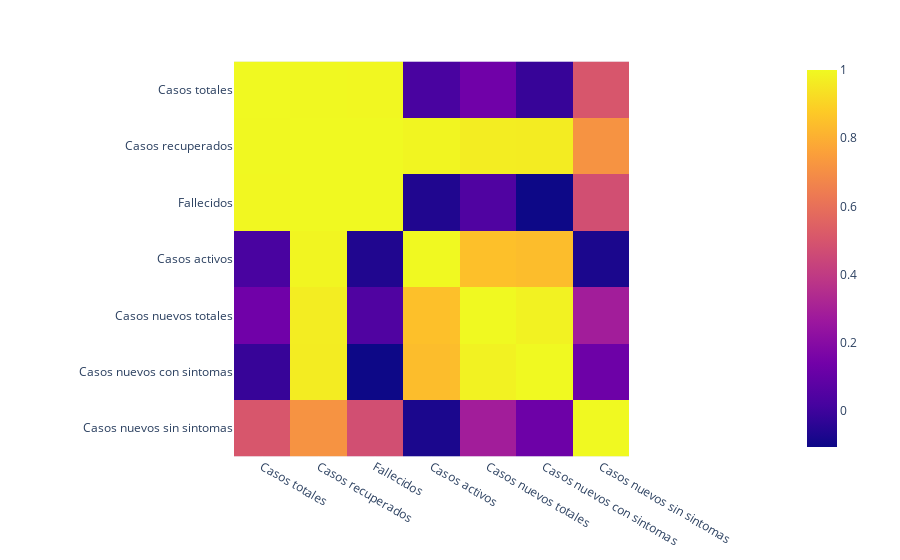

Here is the notebook cell this chart was saved with:
### Code cell
#Checking for data correlations

correlations = df[['Casos totales',
                   'Casos recuperados',
                   'Fallecidos',
                   'Casos activos',
                   'Casos nuevos totales',
                  'Casos nuevos con sintomas',
                  'Casos nuevos sin sintomas']].corr()
                   
px.imshow(correlations)

### Figure 1 — Plotly figure (JSON) as saved in the notebook; plotly's stock layout.template omitted (floating-point values rounded to 4 significant figures)
{"data": [{"coloraxis": "coloraxis", "hovertemplate": "x: %{x}<br>y: %{y}<br>color: %{z}<extra></extra>", "name": "0", "type": "heatmap", "x": ["Casos totales", "Casos recuperados", "Fallecidos", "Casos activos", "Casos nuevos totales", "Casos nuevos con sintomas", "Casos nuevos sin sintomas"], "xaxis": "x", "y": ["Casos totales", "Casos recuperados", "Fallecidos", "Casos activos", "Casos nuevos totales", "Casos nuevos con sintomas", "Casos nuevos sin sintomas"], "yaxis": "y", "z": [[1, 0.9968, 0.9943, 0.02548, 0.1351, -0.01549, 0.5047], [0.9968, 1, 0.9988, 0.9899, 0.9676, 0.9673, 0.7149], [0.9943, 0.9988, 1, -0.06496, 0.04473, -0.1049, 0.4769], [0.02548, 0.9899, -0.06496, 1, 0.8501, 0.84, -0.07559], [0.1351, 0.9676, 0.04473, 0.8501, 1, 0.9816, 0.286], [-0.01549, 0.9673, -0.1049, 0.84, 0.9816, 1, 0.1253], [0.5047, 0.7149, 0.4769, -0.07559, 0.286, 0.1253, 1]]}], "layout": {"coloraxis": {"colorscale": [[0, "#0d0887"], [0.1111, "#46039f"], [0.2222, "#7201a8"], [0.3333, "#9c179e"], [0.4444, "#bd3786"], [0.5556, "#d8576b"], [0.6667, "#ed7953"], [0.7778, "#fb9f3a"], [0.8889, "#fdca26"], [1, "#f0f921"]]}, "margin": {"t": 60}, "xaxis": {"anchor": "y", "constrain": "domain", "domain": [0, 1], "scaleanchor": "y"}, "yaxis": {"anchor": "x", "autorange": "reversed", "constrain": "domain", "domain": [0, 1]}}}
